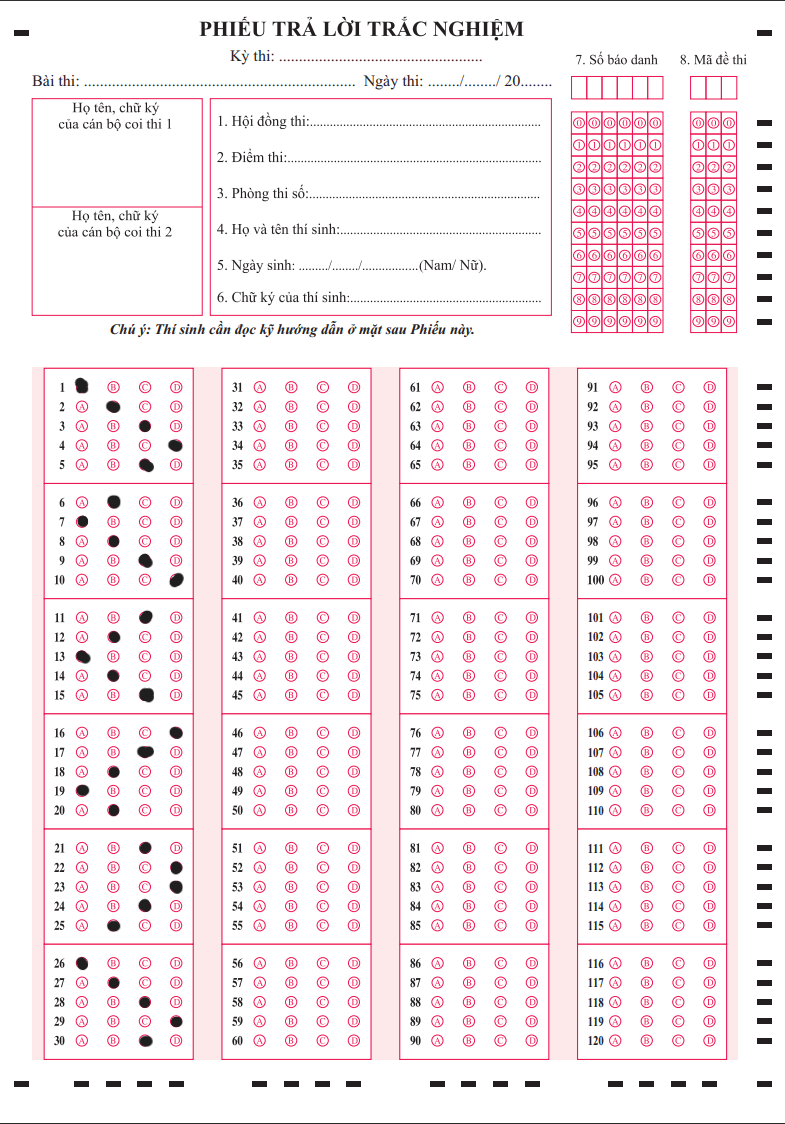
#> input picture test_case2.png, 785 x 1124 px
$ jupyter execute --allow-errors final_final_final_final_final_final_AutorGrading.ipynb
#> lines starting #> are read from the running program, lines starting #| are printed output that depends on the picture; after the words box and inside, x2 and y2 are one past the last pixel; in counts of white or black regions, pixels touching at a corner belong together
[cell 1]
# pip install imutils

[cell 2]
# pip install opencv-python

[cell 3]
import numpy as np
import imutils
import cv2
from matplotlib import pyplot as plt
import pandas as pd

# Preprocess img

[cell 4]
# [47 lines left out: function getContours, not called in this run]

[cell 5]
# [25 lines left out: function wrapImage, not called in this run]

[cell 6]
# [18 lines left out: function get4Contour, not called in this run]

[cell 7]
# [14 lines left out: functions per_width, per_width_1, per_width_2, not called in this run]

# Get key and Infor

[cell 8]
def read_answer_key(answer_key_path):
    key = pd.read_excel(answer_key_path)
    return key['Answer']

[cell 9]
def get_In4code(img, num_columns, num_rows, thresh_value=150):
    gray = cv2.cvtColor(img, cv2.COLOR_BGR2GRAY)
    _, thresh = cv2.threshold(gray, thresh_value, 255, cv2.THRESH_BINARY)

    column_width = thresh.shape[1] // num_columns
    row_idx = [int(i * (thresh.shape[0] / num_rows)) for i in range(num_rows + 1)]

    code = ""
    for i in range(num_columns):
        col = thresh[:, i * column_width:(i + 1) * column_width]
        min = float('inf')
        num = None
        for j in range(num_rows):
            s, e = row_idx[j], row_idx[j + 1]
            mean = np.mean(col[s:e,:])
            if mean < min:
                min = mean
                num = j
            else:
                code += '-'
        code += str(num)
    return code

# Blobs Detector Algorithm

[cell 10]
def get_kp(img):
    gray_img = cv2.cvtColor(img, cv2.COLOR_BGR2GRAY)
    blur_img = cv2.GaussianBlur(gray_img, (5,5), 0)
    thresh = cv2.threshold(blur_img, 0, 255,
        cv2.THRESH_BINARY_INV | cv2.THRESH_OTSU)[1]
    # Cài đặt thông số cho bộ phát hiện blob
    params = cv2.SimpleBlobDetector_Params()

    # Thay đổi các ngưỡng (threshold)
    params.minThreshold = 10
    params.maxThreshold = 150

    # Lọc theo diện tích (Area)
    params.filterByArea = True
    params.minArea = 100  # Điều chỉnh để phù hợp với kích thước các chấm đen trên phiếu
    params.maxArea = 1000

    # Lọc theo độ tròn (Circularity)
    params.filterByCircularity = True
    params.minCircularity = 0.7  # Những chấm đen có hình tròn

    # Lọc theo độ lồi (Convexity)
    params.filterByConvexity = True
    params.minConvexity = 0.87

    # Lọc theo độ quán tính (Inertia)
    params.filterByInertia = True
    params.minInertiaRatio = 0.01

    # Tạo bộ phát hiện blob với các tham số đã cài đặt
    detector = cv2.SimpleBlobDetector_create(params)

    # Phát hiện các blob
    keypoints = detector.detect(gray_img)
    im_with_keypoints = cv2.drawKeypoints(gray_img, keypoints, np.array([]), (0, 255, 0), cv2.DRAW_MATCHES_FLAGS_DRAW_RICH_KEYPOINTS)
# [7 lines of commented-out code are left out]
    return keypoints

def get_ans(image_ans, key, thresh_value=150, top_offset=9, bottom_offset=7, left_offset=43, right_offset=20):
    gray = image_ans
    column_width = gray.shape[1] // 4  # 4 cột cho các đáp án A, B, C, D
    row_height = gray.shape[0] // 6  # 6 hàng cho các câu hỏi
    char_ans = ['A', 'B', 'C', 'D']
    answers = []
    question_index = 0  # Đếm thứ tự câu hỏi
    flag = False
    for col in range(4):
        # Tách từng cột đáp án
        column_img = gray[:, col * column_width:(col + 1) * column_width]
        for row in range(6):
            # Tách từng hàng câu hỏi
            start_y = row * row_height
            end_y = (row + 1) * row_height
            row_img = column_img[start_y:end_y, left_offset:-right_offset]
            row_img = row_img[top_offset:-bottom_offset, :]  # Cắt phần trên của hàng
            # Chia nhỏ từng câu hỏi trong hàng
            question_height = row_img.shape[0] // 5
            for q in range(5):
                question_img = row_img[q * question_height:(q + 1) * question_height, :]
                answer_img = question_img # Lấy phần đáp án
                bubble_width = answer_img.shape[1] // 4  # 4 lựa chọn A, B, C, D
                # Phát hiện các blob (chấm đen) trong đáp án
                blobs = get_kp(answer_img)
                # Nếu phát hiện có blob trong phần đáp án nào đó
                if blobs:
                    for blob in blobs:
                        # Tìm đáp án nào được chọn dựa vào vị trí của blob
                        for i in range(4):
                            if blob.pt[0] >= i * bubble_width and blob.pt[0] < (i + 1) * bubble_width:
                                ans = char_ans[i]
                                answers.append(ans)
                else:
                    answers.append('-')
                question_index += 1
                if question_index == len(key):
                    flag = True
                    break
            if flag:
                break
        if flag:
            break
    return answers

[cell 11]
def get_score(ans, key):
    score=0
    lst_false=[]
    true_question=0
    for i in range(len(key)):
        if ans[i] == key[i]:
            score+=1
        else:
            lst_false.append(i+1)
    percent=f"{score}/{len(key)}"
    return percent, lst_false

[cell 12]
def display(std, t_code, score, lst_f):
    print(f"Mã sinh viên:{std}")
    print(f"Mã đề thi:{t_code}")
    print(f"Số câu đúng:{score}")
    print(f"Những câu sai:{lst_f}")

# Read img

[cell 13]
org_img = cv2.imread('test_case2.png')
#> org_img is the input picture: shape (1124, 785, 3); mean B, G, R 238.9, 235.7, 248.2
gray_img = cv2.cvtColor(org_img, cv2.COLOR_BGR2GRAY)
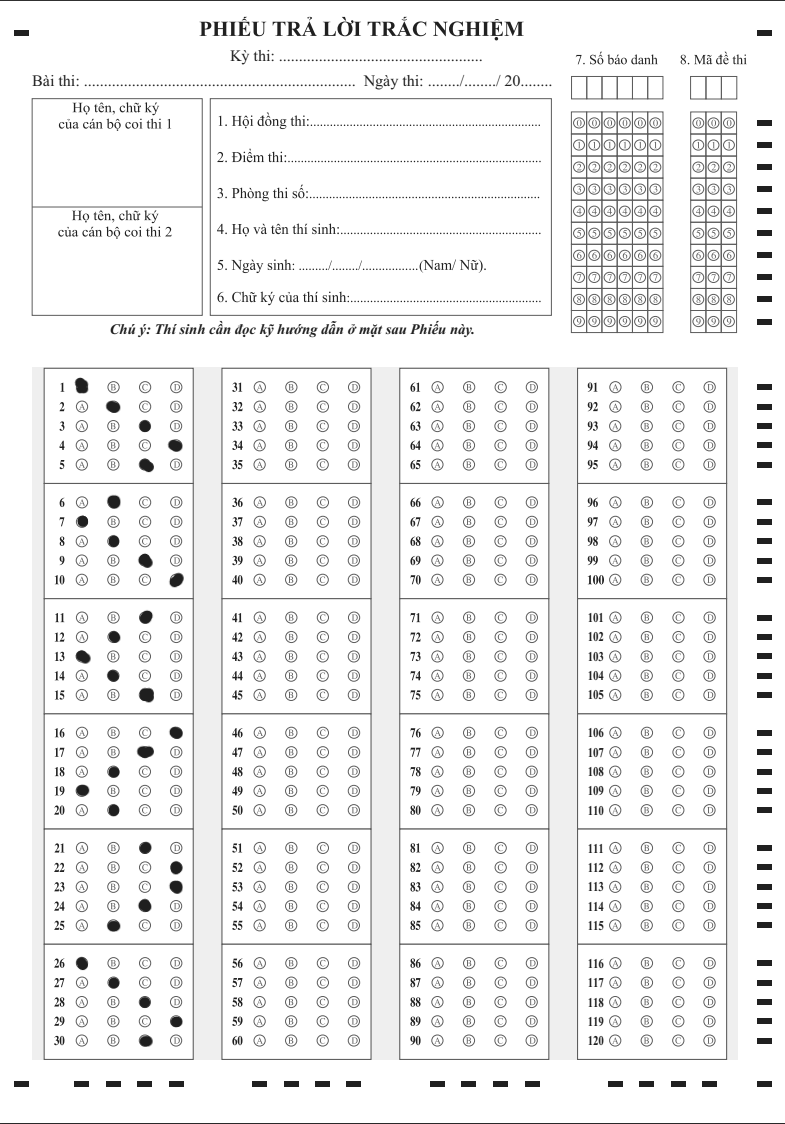
#> gray_img: shape (1124, 785); min 30, max 255, mean 239.9
blur_img = cv2.GaussianBlur(gray_img, (5,5), 0)
thresh = cv2.threshold(gray_img, 0, 255,
        cv2.THRESH_BINARY_INV | cv2.THRESH_OTSU)[1]
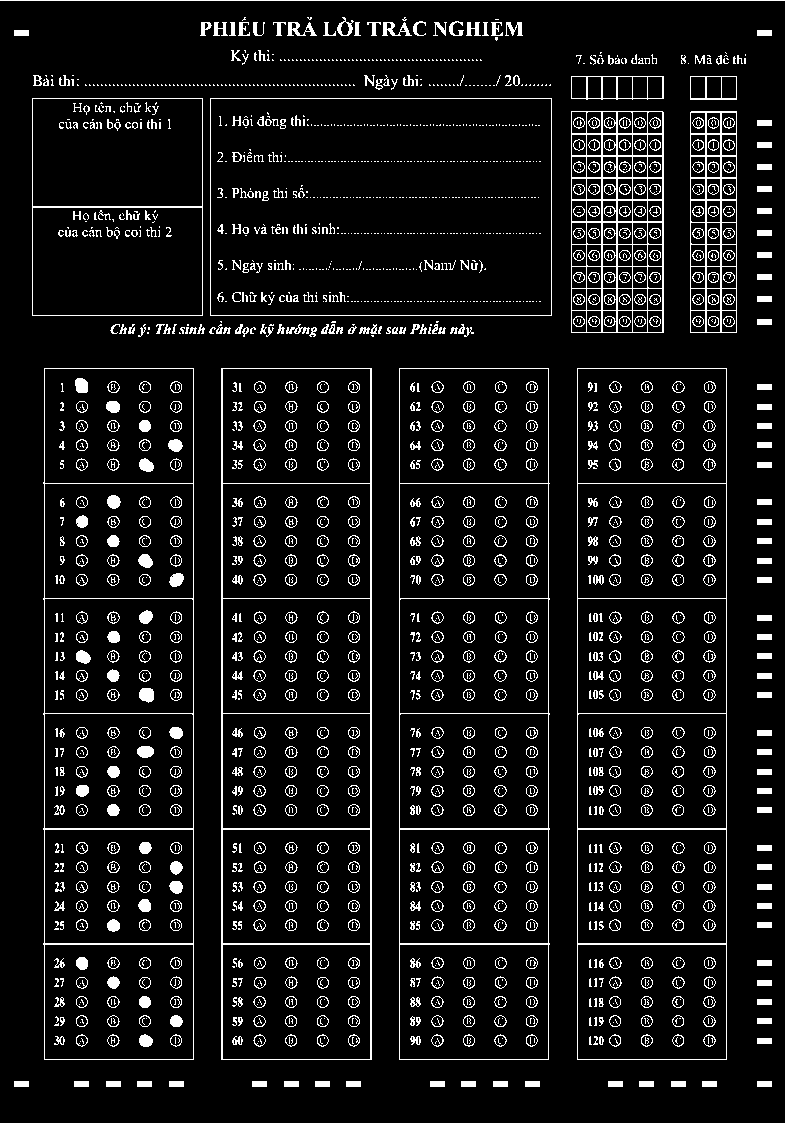
#> thresh: shape (1124, 785); 8.3% white in thin lines or dots

[cell 14]
# student_code = (0.724, 0.845, 0.1, 0.298)
height, width = org_img.shape[:2]
#> height = 1124; width = 785
img_std = org_img[int(0.1 * height):int(0.298 * height), int(0.724 * width):int(0.845 * width)]
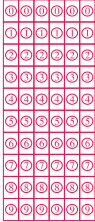
#> img_std: shape (222, 95, 3); mean B, G, R 209.4, 193.9, 250

# test_code = (0.873, 0.938, 0.1, 0.298)
height, width = org_img.shape[:2]
img_testCode = org_img[int(0.1 * height):int(0.298 * height), int(0.873 * width):int(0.938 * width)]
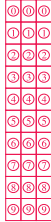
#> img_testCode: shape (222, 51, 3); mean B, G, R 213.2, 199, 250.5

# answers = (0.04, 0.942, 0.325, 0.945)
height, width = org_img.shape[:2]
img_ans = org_img[int(0.325 * height):int(0.945 * height), int(0.04 * width):int(0.942 * width)]
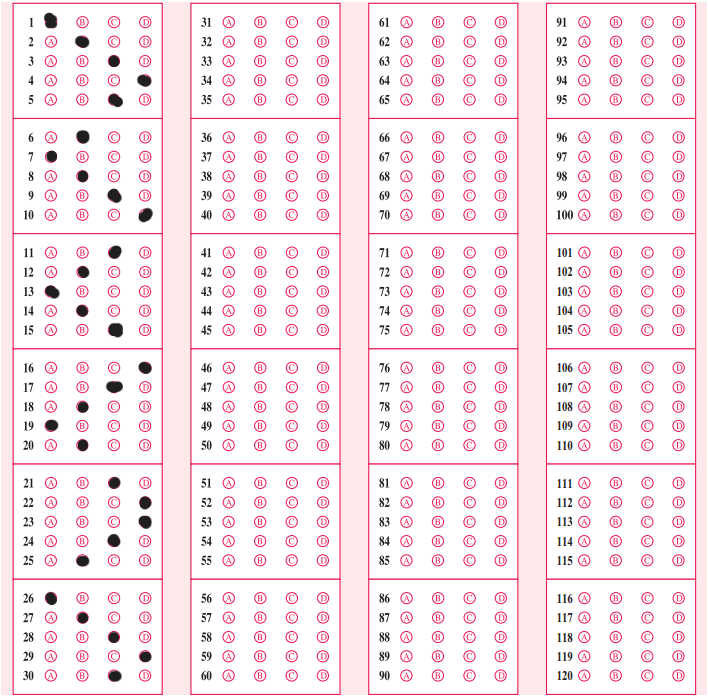
#> img_ans: shape (697, 708, 3); mean B, G, R 236.5, 232.3, 249.6
plt.imshow(img_std)

[cell 15]
plt.imshow(img_testCode)

[cell 16]
plt.imshow(img_ans)

[cell 17]
key_test1=['A', 'B', 'C', 'D', 'C', 'B', 'A', 'B', 'C', 'D', 'C', 'B',
    'A', 'B', 'C', 'D', 'C', 'B', 'A', 'B', 'C', 'D', 'C', 'B',
    'A', 'B', 'C', 'D', 'C', 'B', 'A', 'B', 'C', 'D', 'C', 'B',
    'A', 'B', 'C', 'D', 'C', 'B', 'A', 'B', 'C', 'D', 'C', 'B',
    'A', 'B', 'C', 'D', 'C', 'B', 'A', 'B', 'C', 'D', 'C', 'B',
    'A', 'B', 'C', 'D', 'C', 'B', 'A', 'B', 'C', 'D', 'C', 'B',
    'A', 'B', 'C', 'D', 'C', 'B', 'A', 'B', 'C', 'D', 'C', 'B',
    'A', 'B', 'C', 'D', 'C', 'B', 'A', 'B', 'C', 'D', 'C', 'B',
    'A', 'B', 'C', 'D', 'C', 'B', 'A', 'B', 'C', 'D', 'C', 'B',
    'A', 'B', 'C', 'D', 'C', 'B', 'A', 'B', 'C', 'D', 'C', 'B']

key_test2=['A', 'B', 'C', 'D', 'C', 'B', 'A', 'B', 'C', 'D', 'C', 'B',
    'A', 'B', 'C', 'D', 'C', 'B', 'A', 'B', 'C', 'D', 'C', 'B',
    'A', 'B', 'C', 'D', 'C', 'B']

key_test3=['A', 'B', 'C', 'D', 'C', 'B', 'A', 'B', 'C', 'D', 'C', 'B',
    'A', 'B', 'C']

[cell 18]
answer_key_path = 'DapAn.xlsx'
#> (the rest of this cell did not finish here and is left out)


[cell 19]
# key_test1 = list(answer_key)

[cell 20]
# key_test1

[cell 21]
test_code = get_In4code(img_testCode, 3, 10)
#> in get_In4code, `_, thresh = cv2.threshold(gray, thresh_value, 255, cv2.THRESH_BINARY)`:
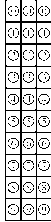
#> thresh: shape (222, 51); 80% white; black in thin lines or dots, all inside (x1, y1, x2, y2) = (5, 0, 51, 221)
#> after the loop in get_In4code, `for i in range(num_columns):`: code = '-------4-------4--------1'
#> test_code = '-------4-------4--------1'
std = get_In4code(img_std, 6, 10)
#> call 2 of get_In4code, with num_columns = 6, num_rows = 10, thresh_value = 150
#> in get_In4code (call 2), `gray = cv2.cvtColor(img, cv2.COLOR_BGR2GRAY)`:
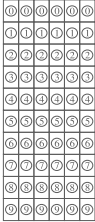
#> gray: shape (222, 95); min 92, max 255, mean 212.4
#> in get_In4code (call 2), `_, thresh = cv2.threshold(gray, thresh_value, 255, cv2.THRESH_BINARY)`:
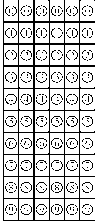
#> thresh: shape (222, 95); 79% white; black in thin lines or dots
ans = get_ans(img_ans, key_test2)
#> the loop in get_ans, `for col in range(4):` made 1 pass
#> pass 1, in get_ans, `column_img = gray[:, col * column_width:(col + 1) * column_width]`:
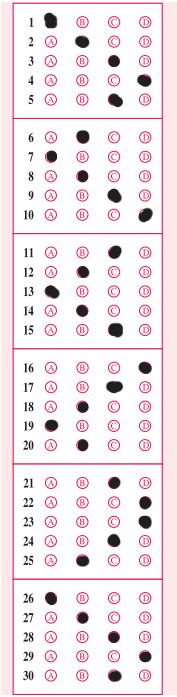
#> column_img: shape (697, 177, 3); mean B, G, R 233.3, 229.5, 245.4
#> after the loop in get_ans, `for col in range(4):`:
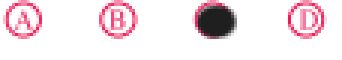
#> answer_img: shape (20, 114, 3) (shown 3 times larger); mean B, G, R 232, 227.8, 242.9
#> after the loop in get_ans, `for col in range(4):`: answers = 30 items, first 6: 'A', 'B', 'C', 'D', 'C', 'B'; question_index = 30
#> ans = 30 items, first 6: 'A', 'B', 'C', 'D', 'C', 'B'
plt.imshow(img_ans)

[cell 22]
ans
#> Out = 30 items, first 6: 'A', 'B', 'C', 'D', 'C', 'B'

[cell 23]
len(ans)
#> Out = 30

[cell 24]
score, lst = get_score(ans, key_test2)
#> after the loop in get_score, `for i in range(len(key)):`: lst_false = [23, 24, 25, 26, 27, 28, 29, 30]; score = 22
#> in get_score, `percent=f"{score}/{len(key)}"`: percent = '22/30'
#> score = '22/30'; lst = [23, 24, 25, 26, 27, 28, 29, 30]

[cell 25]
display(std, test_code, score, lst)
#| Những câu sai:[23, 24, 25, 26, 27, 28, 29, 30]

$ run again, with test_case4.png copied over test_case2.png
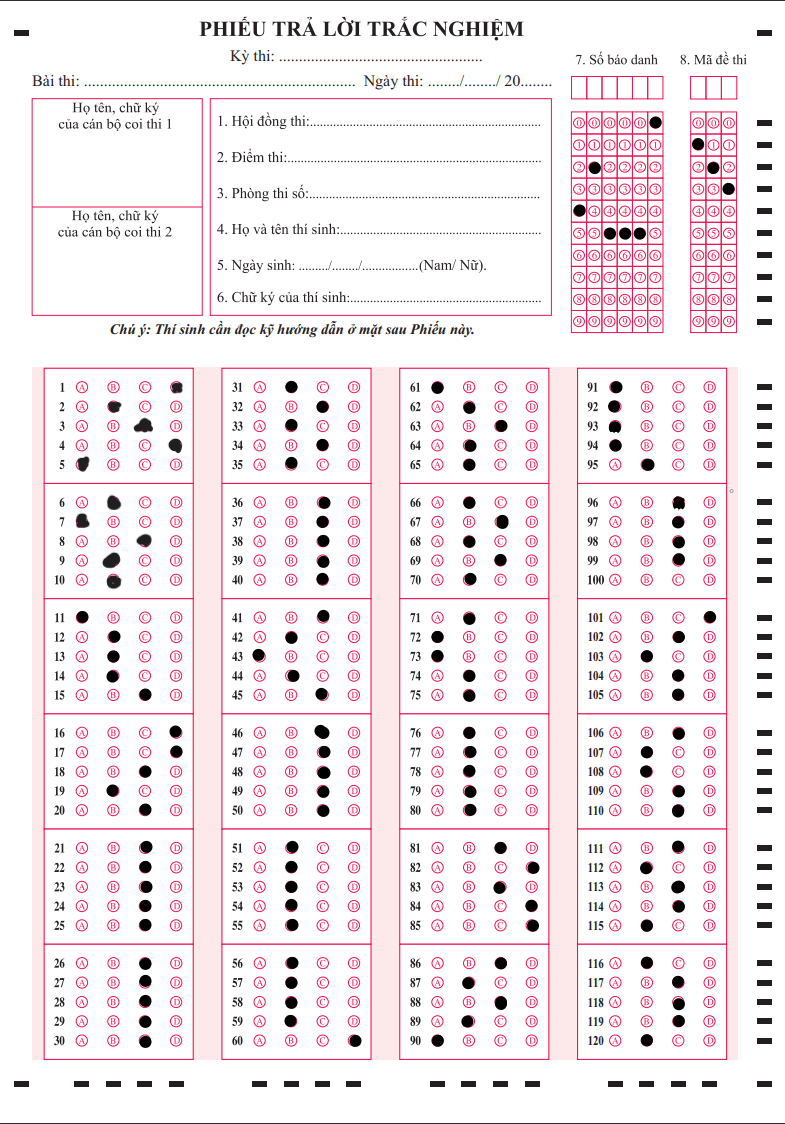
#> input picture test_case4.png, 785 x 1124 px
#> org_img is the input picture: shape (1124, 785, 3); mean B, G, R 236.2, 233.3, 244.9
#> `thresh = cv2.threshold(gray_img, 0, 255, cv2.THRESH_BINARY_INV | cv2.T..`:
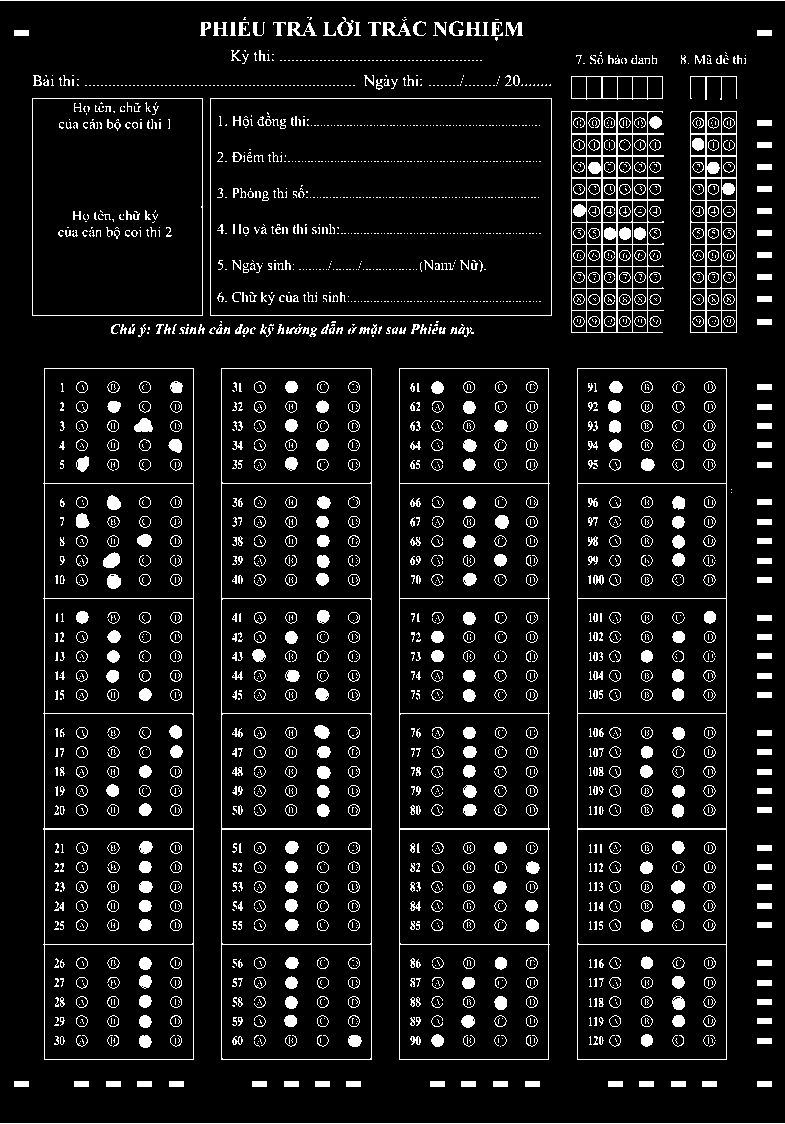
#> thresh: shape (1124, 785); 8.3% white; 2740 white regions (1822 under 20 px), largest, box (x1, y1, x2, y2) and area: (571, 111, 664, 333) 3439, (221, 368, 372, 1060) 2586, (43, 368, 194, 1060) 2576
#> after the loop in get_In4code, `for i in range(num_columns):`: code = '--------1-------2-------3'
#> gray: shape (222, 95)
#> after the loop in get_ans, `for col in range(4):`:
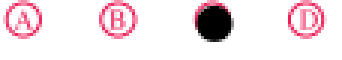
#> answer_img: shape (20, 114, 3) (shown 3 times larger); mean B, G, R 230.2, 226, 241
#> after the loop in get_ans, `for col in range(4):`: answers = 30 items, first 6: 'D', 'B', 'C', 'D', 'A', 'B'; question_index = 30
#> ans = 30 items, first 6: 'D', 'B', 'C', 'D', 'A', 'B'
#> `len(ans)`: Out = 30
#> after the loop in get_score, `for i in range(len(key)):`: lst_false = [1, 5, 8, 9, 10, 11, 13, 17, 18, 19, 20, 22, 24, 25, 26, 28, 30]; score = 13
#> percent = '13/30'
#> `score, lst = get_score(ans, key_test2)`: lst has the same summary as lst_false in get_score
#| Những câu sai:[1, 5, 8, 9, 10, 11, 13, 17, 18, 19, 20, 22, 24, 25, 26, 28, 30]
